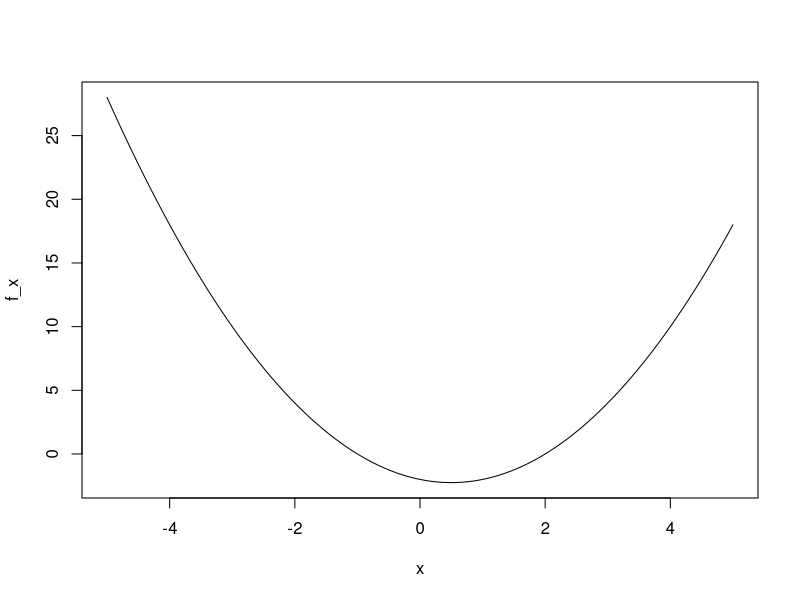

Write the R code that produced this figure.
## ---- chunk 1
    a <- 1
    b <- -1
    c <- -2

    solve_quadratic <- function(a, b, c) {
      discriminant <- b^2 - 4*a*c
      
      if (discriminant < 0) {
        return("No real solutions")
      } else if (discriminant == 0) {
        solution <- -b / (2*a)
        return(paste("One solution:", solution))
      } else {
        sol1 <- (-b + sqrt(discriminant)) / (2*a)
        sol2 <- (-b - sqrt(discriminant)) / (2*a)
        return(paste("Two solutions:", sol1,',', sol2))
      }
    }

    solve_quadratic(a, b, c)
## ---- chunk 2
x <- seq(-5, 5, length = 100) 
f_x <- a*x^2+b*x+c 
plot(x,f_x,type='l')
## ---- chunk 3

    coefs <- coefs <- scan("../data/coefs.txt", what = numeric())
    a <- coefs[1]
    b <- coefs[2]
    c <- coefs[3]

    solve_quadratic <- function(a, b, c) {
      discriminant <- b^2 - 4*a*c
      
      if (discriminant < 0) {
        return("No real solutions")
      } else if (discriminant == 0) {
        solution <- -b / (2*a)
        return(paste("One solution:", solution))
      } else {
        sol1 <- (-b + sqrt(discriminant)) / (2*a)
        sol2 <- (-b - sqrt(discriminant)) / (2*a)
        return(paste("Two solutions:", sol1,',', sol2))
      }
    }

    solve_quadratic(a, b, c)
